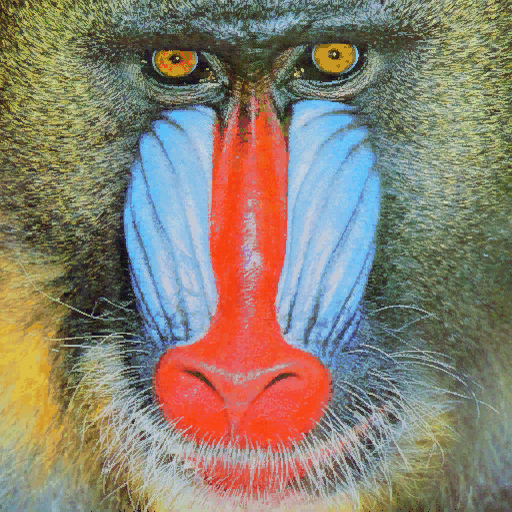
#> input picture P2/images/mandril.jpg, 512 x 512 px; the run also reads 1 picture not shown here
$ jupyter execute VC_P2.ipynb   (older library calls are emulated)
#> lines starting #> are read from the running program, lines starting #| are printed output that depends on the picture; after the words box and inside, x2 and y2 are one past the last pixel; in counts of white or black regions, pixels touching at a corner belong together
Paquetes necesarios

[cell 1]
import random
import time

import cv2
import numpy as np
import matplotlib.pyplot as plt
from PIL import Image, ImageDraw, ImageFont

TAREA: Realiza la cuenta de píxeles blancos por filas (en lugar de por columnas). Determina el valor máximo de píxeles blancos para filas, maxfil, mostrando el número de filas y sus respectivas posiciones, con un número de píxeles blancos mayor o igual que 0.90*maxfil. Resalta con alguna primitiva gráfica en la imagen de Canny las filas que cumplen dicha condición.

[cell 2]
# Leemos la imagen del archivo
img = cv2.imread('images/mandril.jpg')
#> img is the input picture: shape (512, 512, 3); mean B, G, R 112.9, 128.5, 137.5

# Si hay lectura correcta
if img is not None:
    # Conversión de la imagen a niveles de grises de la imagen original en BGR
    gris = cv2.cvtColor(img, cv2.COLOR_BGR2GRAY)
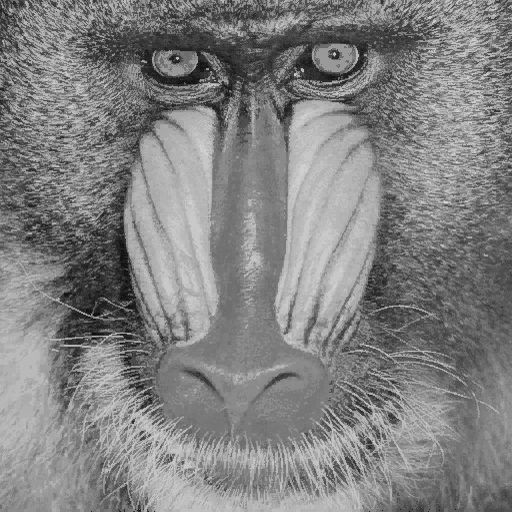
#> gris: shape (512, 512); min 6, max 220, mean 129.4

    # Obtenemos los contornos con el operador de Canny
    canny = cv2.Canny(gris, 100, 200)
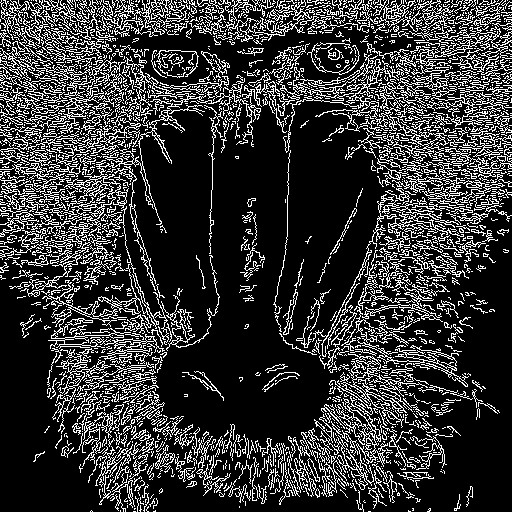
#> canny: shape (512, 512); 21.2% white in thin lines or dots

    # Contamos el número de píxeles blancos (255) por fila
    # Sumamos los valores de los pixeles por fila
    row_counts = cv2.reduce(canny, 1, cv2.REDUCE_SUM, dtype=cv2.CV_32SC1)
#> row_counts = 512 values, max 56100 at index 12, min 4335 at index 507, mean 27646.1
    row_counts = row_counts.flatten()  # Aplanamos el array para que sea unidimensional

    # Normalizamos en base al número de columnas, segundo valor devuelto por shape, y al valor máximo del píxel (255)
    # El resultado será el número de píxeles blancos por fila
    rows = row_counts / (255 * canny.shape[1])
#> rows = 512 values, max 0.43 at index 12, min 0.0332 at index 507, mean 0.212

    # Obtenemos el valor máximo de píxeles blancos para filas
    maxfil = rows.max()
#> maxfil = 0.43

    # Obtenemos el índice de la fila con el máximo número de píxeles blancos
    idx_maxfil = np.where(rows == maxfil)[0][0]
#> idx_maxfil = 12

    # Creamos una lista para almacenar los índices de las filas que cumplen el umbral
    idx_rows_threshold = []

    # Mostramos dicha cuenta gráficamente
    plt.figure(figsize=(12, 6))
    plt.subplot(1, 2, 1)
    plt.axis("off")
    plt.title("Canny")
    for i in range(len(rows)):
        if rows[i] >= maxfil*0.9:
            idx_rows_threshold.append(i)                                 # Añadimos el índice de la fila que cumple el umbral a la lista

            if i == idx_maxfil:
                plt.axhline(y=i, color='g', linestyle='-', linewidth=1)  # Mostramos la fila con el máximo número de píxeles blancos
            else:
                plt.axhline(y=i, color='r', linestyle='-', linewidth=1)  # Mostramos las filas que superan el 90% del valor máximo
#> after the loop, idx_rows_threshold = [6, 12, 15, 20, 21, 88, 100]
    plt.imshow(canny, cmap='gray')

    # Calculamos el umbral como el 90% del valor máximo de píxeles blancos por fila
    umbral = maxfil * 0.9
#> umbral = 0.387

    plt.subplot(1, 2, 2)
    plt.title("Respuesta de Canny")
    plt.xlabel("Filas")
    plt.ylabel("% píxeles")
    plt.plot(rows, label='Porcentaje de píxeles blancos por fila')
    plt.scatter(idx_maxfil, maxfil, color='g', zorder=5, label=f'maxfil = {maxfil:.2f}')  # Marcamos el máximo con un punto verde
    plt.axhline(y=umbral, color='r', linestyle='--', label=f'0.90*maxfil = {umbral:.2f}')  # Línea horizontal para el umbral
    # Rango en x definido por las filas
    plt.xlim([0, canny.shape[0]])
    plt.legend()
    plt.tight_layout(pad=2.0, w_pad=3.0) # Ajustamos el espaciado entre subplots

    plt.savefig('./images/exercise1.png',
            bbox_inches='tight',
            pad_inches=0.3)
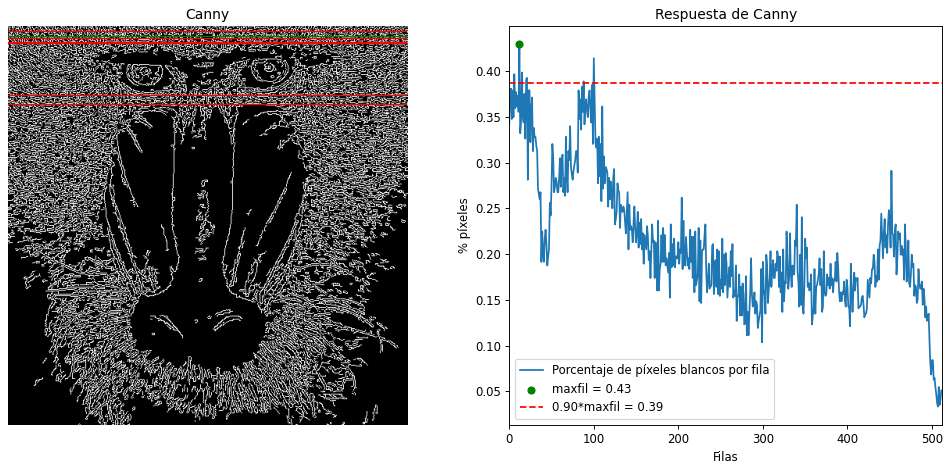
#> figure drawn by matplotlib, 2 panels; panel 2: curve peaks at x = 12, y = 0.43

    print(f"Hay {len(idx_rows_threshold)} filas con un número de píxeles blancos mayor o igual que 0.90*maxfil y estas son sus posiciones: {idx_rows_threshold}")
#| Hay 7 filas con un número de píxeles blancos mayor o igual que 0.90*maxfil y estas son sus posiciones: [6, 12, 15, 20, 21, 88, 100]

else:
    print('Imagen no encontrada')

TAREA: Aplica umbralizado a la imagen resultante de Sobel (convertida a 8 bits), y posteriormente realiza el conteo por filas y columnas similar al realizado en el ejemplo con la salida de Canny de píxeles no nulos. Calcula el valor máximo de la cuenta por filas y columnas, y determina las filas y columnas por encima del 0.90*máximo. Remarca con alguna primitiva gráfica dichas filas y columnas sobre la imagen del mandril. Visualiza los resultados obtenidos para la imagen (o una de tu elección) con Canny y Sobe tras umbralizar ¿Cómo se comparan los resultados obtenidos a partir de Sobel y Canny?

[cell 3]
# Funciones auxiliares para el cálculo de filas y columnas, resaltado y graficado

def get_rows_columns(image):
    # Contamos el número de píxeles blancos (255) por fila
    # Sumamos los valores de los pixeles por fila
    row_counts = cv2.reduce(image, 1, cv2.REDUCE_SUM, dtype=cv2.CV_32SC1)

    # Contamos el número de píxeles blancos (255) por columna
    # Sumamos los valores de los pixeles por columna
    col_counts = cv2.reduce(image, 0, cv2.REDUCE_SUM, dtype=cv2.CV_32SC1)

    # Normalizamos en base al número de columnas, segundo valor devuelto por shape, y al valor máximo del píxel (255)
    # El resultado será el número de píxeles blancos por fila
    rows = row_counts[:, 0] / (255 * image.shape[1])

    # Normalizamos en base al número de filas, primer valor devuelto por shape, y al valor máximo del píxel (255)
    # El resultado será el número de píxeles blancos por columna
    cols = col_counts[0, :] / (255 * image.shape[0])

    return rows, cols

def highlight_rows_columns(image, rows, cols, row_color=(0, 0, 255), col_color=(255, 0, 0), max_color=(0, 255, 0)):
    # Convertimos la imagen a BGR para poder dibujar en color
    image_bgr = cv2.cvtColor(image, cv2.COLOR_GRAY2BGR)

    # Obtenemos el valor máximo de píxeles blancos para filas y columnas
    maxfil = np.max(rows)
    maxcol = np.max(cols)

    # Obtenemos el índice de la fila y columna con el valor máximo de píxeles blancos
    idx_maxfil = np.argmax(rows)
    idx_maxcol = np.argmax(cols)

    # Buscamos y resaltamos las filas con un número de píxeles blancos mayor o igual que 0.90*maxfil
    idx_rows = []
    for i in range(0, len(rows)):
        if rows[i] >= (0.90 * maxfil):
            idx_rows.append(i)

            # Si la fila es la que tiene el máximo número de píxeles blancos, la resaltamos en verde, si no, en rojo
            if i == idx_maxfil:
                cv2.line(image_bgr, (0, i), (image_bgr.shape[1], i), max_color, 1)
            else:
                cv2.line(image_bgr, (0, i), (image_bgr.shape[1], i), row_color, 1)

    # Buscamos y resaltamos las columnas con un número de píxeles blancos mayor o igual que 0.90*maxcol
    idx_cols = []
    for i in range(0, len(cols)):
        if cols[i] >= (0.90 * maxcol):
            idx_cols.append(i)

            # Si la columna es la que tiene el máximo número de píxeles blancos, la resaltamos en verde, si no, en azul
            if i == idx_maxcol:
                cv2.line(image_bgr, (i, 0), (i, image_bgr.shape[0]), max_color, 1)
            else:
                cv2.line(image_bgr, (i, 0), (i, image_bgr.shape[0]), col_color, 1)

    return image_bgr, idx_rows, idx_cols

def plot_results(image_bgr, rows, cols, title):
    # Calculamos los valores máximos, sus índices y los umbrales de filas y columnas para construir las gráficas
    maxfil = np.max(rows)
    idx_maxfil = np.argmax(rows)
    umbral_fil = 0.90 * maxfil

    maxcol = np.max(cols)
    idx_maxcol = np.argmax(cols)
    umbral_col = 0.90 * maxcol

    # Mostramos el resultado y las cuentas gráficamente
    plt.figure(figsize=(12, 4))

    plt.subplot(1, 3, 1)
    plt.axis("off")
    plt.title(f"Imagen: {title}")
    plt.imshow(cv2.cvtColor(image_bgr, cv2.COLOR_BGR2RGB), cmap='gray')

    plt.subplot(1, 3, 2)
    plt.title(f"Filas - {title}")
    plt.xlabel("Filas")
    plt.ylabel("% píxeles")
    plt.plot(rows)
    plt.scatter(idx_maxfil, maxfil, color='g', zorder=5)  # Marcamos el máximo con un punto verde
    plt.axhline(y=umbral_fil, color='r', linestyle='--')  # Línea horizontal para el umbral
    # Rango en x definido por el número de filas de la imagen
    plt.xlim([0, image_bgr.shape[0]])

    plt.subplot(1, 3, 3)
    plt.title(f"Columnas - {title}")
    plt.xlabel("Columnas")
    plt.ylabel("% píxeles")
    plt.plot(cols)
    plt.scatter(idx_maxcol, maxcol, color='g', zorder=5)  # Marcamos el máximo con un punto verde
    plt.axhline(y=umbral_col, color='r', linestyle='--')  # Línea horizontal para el umbral
    # Rango en x definido por el número de columnas de la imagen
    plt.xlim([0, image_bgr.shape[1]])

    plt.tight_layout(pad=3.0, w_pad=4.0) # Separación entre plots

    plt.savefig(f"./images/exercise2_{title}.png",
                    bbox_inches='tight',
                    pad_inches=0.3)

    plt.show()

[cell 4]
# Leemos la imagen del archivo
img = cv2.imread('images/mandril.jpg')

# Si hay lectura correcta
if img is not None:
    # Conversión de la imagen a niveles de grises de la imagen original en BGR
    gris = cv2.cvtColor(img, cv2.COLOR_BGR2GRAY)

    # --- PROCESO DE CANNY ---

    # Obtenemos los contornos con el operador de Canny
    # Parámetros: imagen de entrada, umbral inferior, umbral superior
    canny = cv2.Canny(gris, 100, 200)

    # Calculamos los píxeles blancos por fila/columna y resaltamos las filas/columnas que cumplen el umbral
    rows_canny, cols_canny = get_rows_columns(canny)
#> in get_rows_columns, `cols = col_counts[0, :] / (255 * image.shape[0])`: cols = 512 values, max 0.365 at index 104, min 0.0566 at index 261, mean 0.212
#> rows_canny has the same summary as rows; cols_canny has the same summary as cols in get_rows_columns
    canny_bgr, idx_rows_canny, idx_cols_canny = highlight_rows_columns(canny, rows_canny, cols_canny)
#> in highlight_rows_columns, `maxfil = np.max(rows)`: maxfil = 0.43
#> in highlight_rows_columns, `maxcol = np.max(cols)`: maxcol = 0.365
#> in highlight_rows_columns, `idx_maxfil = np.argmax(rows)`: idx_maxfil = 12
#> in highlight_rows_columns, `idx_maxcol = np.argmax(cols)`: idx_maxcol = 104
#> after the loop in highlight_rows_columns, `for i in range(0, len(rows)):`:
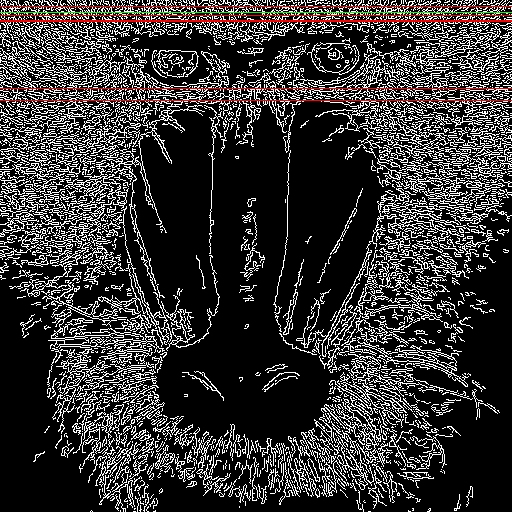
#> image_bgr: shape (512, 512, 3); mean B, G, R 52.6, 53.1, 55.6
#> after the loop in highlight_rows_columns, `for i in range(0, len(rows)):`: idx_rows = [6, 12, 15, 20, 21, 88, 100]
#> after the loop in highlight_rows_columns, `for i in range(0, len(cols)):`:
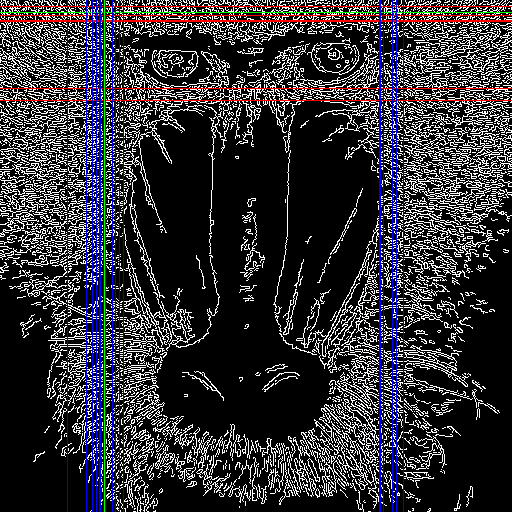
#> image_bgr: shape (512, 512, 3); 3.71% of pixels changed, all inside (x1, y1, x2, y2) = (67, 0, 404, 512)
#> after the loop in highlight_rows_columns, `for i in range(0, len(cols)):`: idx_cols = [67, 86, 92, 96, 99, 100, 103, 104, 105, 112, 115, 119, 123, 379, 380, 383, 392, 396, 403]
#> idx_rows_canny = [6, 12, 15, 20, 21, 88, 100]; idx_cols_canny has the same summary as idx_cols in highlight_rows_columns

    print(f"[Canny] Hay {len(idx_rows_canny)} filas con un número de píxeles blancos mayor o igual que 0.90*maxfil y estas son sus posiciones: {idx_rows_canny}")
#| [Canny] Hay 7 filas con un número de píxeles blancos mayor o igual que 0.90*maxfil y estas son sus posiciones: [6, 12, 15, 20, 21, 88, 100]
    print(f"[Canny] Hay {len(idx_cols_canny)} columnas con un número de píxeles blancos mayor o igual que 0.90*maxcol y estas son sus posiciones: {idx_cols_canny}")
#| [Canny] Hay 19 columnas con un número de píxeles blancos mayor o igual que 0.90*maxcol y estas son sus posiciones: [67, 86, 92, 96, 99, 100, 103, 104, 105, 112, 115, 119, 123, 379, 380, 383, 392, 396, 403]

    # Mostramos las gráficas para Canny
    plot_results(canny_bgr, rows_canny, cols_canny, "Canny")
#> in plot_results, `maxfil = np.max(rows)`: maxfil = 0.43
#> in plot_results, `idx_maxfil = np.argmax(rows)`: idx_maxfil = 12
#> in plot_results, `umbral_fil = 0.90 * maxfil`: umbral_fil = 0.387
#> in plot_results, `maxcol = np.max(cols)`: maxcol = 0.365
#> in plot_results, `idx_maxcol = np.argmax(cols)`: idx_maxcol = 104
#> in plot_results, `umbral_col = 0.90 * maxcol`: umbral_col = 0.329

    # --- PROCESO DE SOBEL ---

    # Gaussiana para suavizar la imagen original, eliminando altas frecuencias
    ggris = cv2.GaussianBlur(gris, (3, 3), 0)

    # Calcula en ambas direcciones (horizontal y vertical)
    sobelx = cv2.Sobel(ggris, cv2.CV_64F, 1, 0)  # x
    sobely = cv2.Sobel(ggris, cv2.CV_64F, 0, 1)  # y

    # Combina ambos resultados
    sobel = cv2.add(sobelx, sobely)
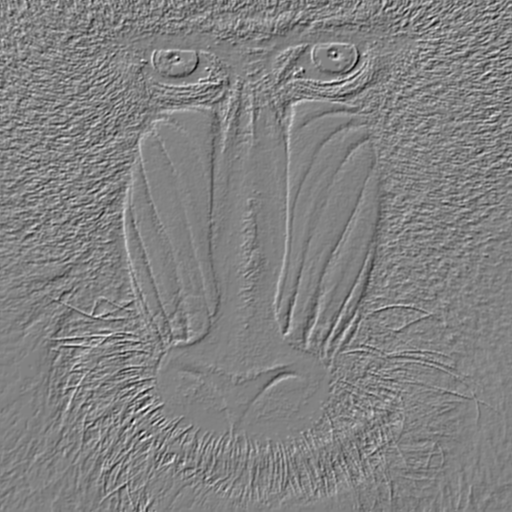
#> sobel: shape (512, 512) float64; min -594, max 570, mean -0.1; drawn with min black and max white

    # Conversión a byte con openCV
    sobel8 = cv2.convertScaleAbs(sobel)
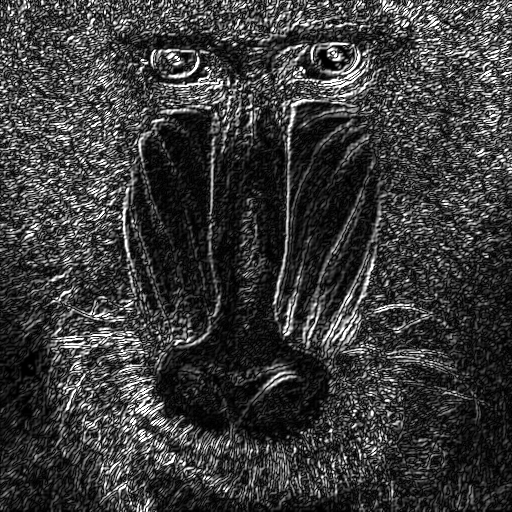
#> sobel8: shape (512, 512); min 0, max 255, mean 58.4

    # Definimos el valor del umbral
    valorUmbral = 127

    # Obtenemos la imagen sobel8 umbralizada para dicho valor definido
    _, imagenSobelUmbralizada = cv2.threshold(sobel8, valorUmbral, 255, cv2.THRESH_BINARY)
#> imagenSobelUmbralizada: shape (512, 512); 12.7% white in thin lines or dots

    # Calculamos los píxeles blancos por fila/columna y resaltamos las filas/columnas que cumplen el umbral
    rows_sobel, cols_sobel = get_rows_columns(imagenSobelUmbralizada)
#> rows_sobel = 512 values, max 0.324 at index 83, min 0.0137 at index 497, mean 0.127; cols_sobel = 512 values, max 0.357 at index 288, min 0.0215 at index 262, mean 0.127
    sobel_bgr, idx_rows_sobel, idx_cols_sobel = highlight_rows_columns(imagenSobelUmbralizada, rows_sobel, cols_sobel)
#> call 2 of highlight_rows_columns, with rows = array of shape (512,), cols = array of shape (512,), row_color = (0, 0, 255), col_color = (255, 0, 0), max_color = (0, 255, 0)
#> in highlight_rows_columns (call 2), `maxfil = np.max(rows)`: maxfil = 0.324
#> in highlight_rows_columns (call 2), `maxcol = np.max(cols)`: maxcol = 0.357
#> in highlight_rows_columns (call 2), `idx_maxfil = np.argmax(rows)`: idx_maxfil = 83
#> in highlight_rows_columns (call 2), `idx_maxcol = np.argmax(cols)`: idx_maxcol = 288
#> after the loop in highlight_rows_columns (call 2), `for i in range(0, len(rows)):`:
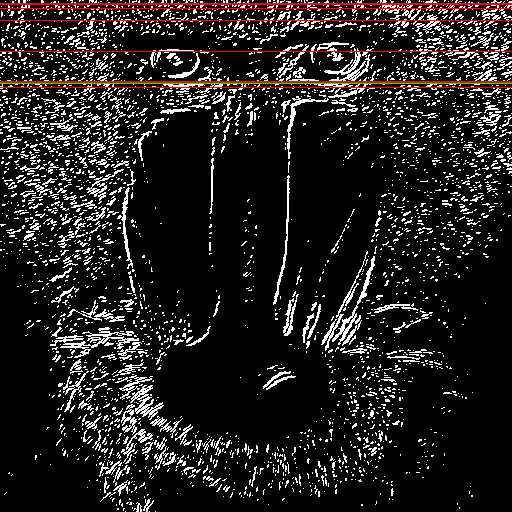
#> image_bgr: shape (512, 512, 3); mean B, G, R 31, 31.5, 35
#> after the loop in highlight_rows_columns (call 2), `for i in range(0, len(rows)):`: idx_rows = [3, 4, 8, 20, 51, 81, 82, 83, 87]
#> after the loop in highlight_rows_columns (call 2), `for i in range(0, len(cols)):`:
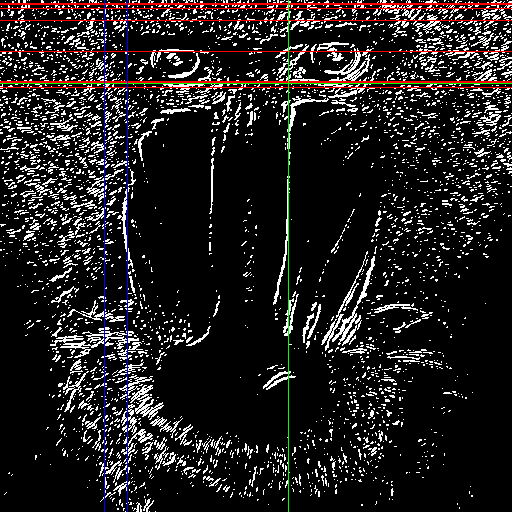
#> image_bgr: shape (512, 512, 3); 0.59% of pixels changed, all inside (x1, y1, x2, y2) = (104, 0, 289, 512)
#> after the loop in highlight_rows_columns (call 2), `for i in range(0, len(cols)):`: idx_cols = [104, 127, 288]
#> idx_rows_sobel = [3, 4, 8, 20, 51, 81, 82, 83, 87]; idx_cols_sobel = [104, 127, 288]

    print(f"[Sobel Umbralizado] Hay {len(idx_rows_sobel)} filas con un número de píxeles blancos mayor o igual que 0.90*maxfil y estas son sus posiciones: {idx_rows_sobel}")
#| [Sobel Umbralizado] Hay 9 filas con un número de píxeles blancos mayor o igual que 0.90*maxfil y estas son sus posiciones: [3, 4, 8, 20, 51, 81, 82, 83, 87]
    print(f"[Sobel Umbralizado] Hay {len(idx_cols_sobel)} columnas con un número de píxeles blancos mayor o igual que 0.90*maxcol y estas son sus posiciones: {idx_cols_sobel}")
#| [Sobel Umbralizado] Hay 3 columnas con un número de píxeles blancos mayor o igual que 0.90*maxcol y estas son sus posiciones: [104, 127, 288]

    # Mostramos las gráficas para Sobel Umbralizado
    plot_results(sobel_bgr, rows_sobel, cols_sobel, "Sobel Umbralizado")
#> call 2 of plot_results, with rows = array of shape (512,), cols = array of shape (512,), title = 'Sobel Umbralizado'
#> in plot_results (call 2), `maxfil = np.max(rows)`: maxfil = 0.324
#> in plot_results (call 2), `idx_maxfil = np.argmax(rows)`: idx_maxfil = 83
#> in plot_results (call 2), `umbral_fil = 0.90 * maxfil`: umbral_fil = 0.292
#> in plot_results (call 2), `maxcol = np.max(cols)`: maxcol = 0.357
#> in plot_results (call 2), `idx_maxcol = np.argmax(cols)`: idx_maxcol = 288
#> in plot_results (call 2), `umbral_col = 0.90 * maxcol`: umbral_col = 0.322
#> in plot_results (call 2), `plt.savefig(f"./images/exercise2_{title}.png", bbox_inches='tight', pa..`:
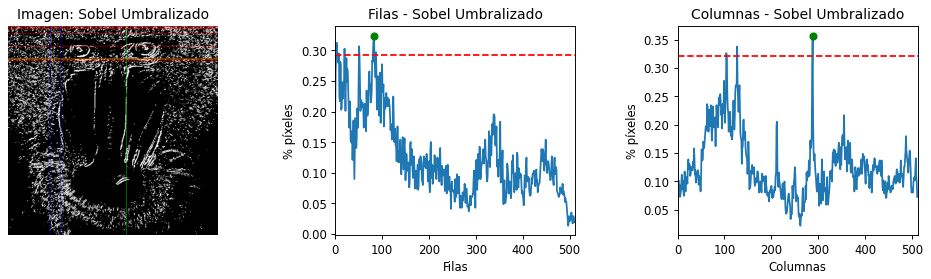
#> figure drawn by matplotlib, 3 panels; panel 2: curve peaks at x = 83, y = 0.324; panel 3: curve peaks at x = 288, y = 0.357

    # --- COMPARATIVA FINAL ---

    # Mostramos la comparación de la imagen de Canny y la imagen de Sobel Umbralizada
    plt.figure(figsize=(10, 5))
    plt.subplot(1, 2, 1)
    plt.axis("off")
    plt.title("Resultado Canny")
    plt.imshow(cv2.cvtColor(canny_bgr, cv2.COLOR_BGR2RGB))

    plt.subplot(1, 2, 2)
    plt.axis("off")
    plt.title("Resultado Sobel Umbralizado")
    plt.imshow(cv2.cvtColor(sobel_bgr, cv2.COLOR_BGR2RGB))
    plt.tight_layout()

    plt.savefig('./images/exercise2_comparative.png',
                    bbox_inches='tight',
                    pad_inches=0.3)
#> (the rest of the program and of its run is left out)
